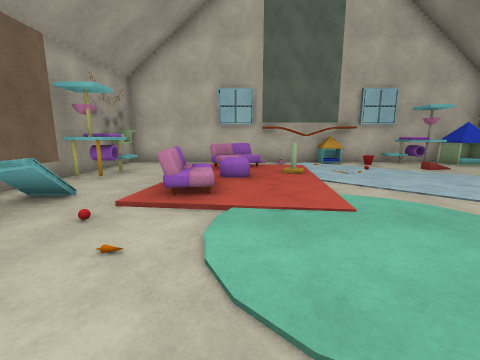
view 1 (above)

12 first-person views from a walk through a scene from a Unity 3-D project. The camera is 1.2 m above the floor, tilts 10° down and sees 90° across. The floor is counted in squares, 1.11 m on a side. Each view is taken from the middle of a square. On the plan, view 1 faces up. The plan holds only what a view shows up to about 11 squares ahead; the rest is blank. The player character is not drawn.

view 2
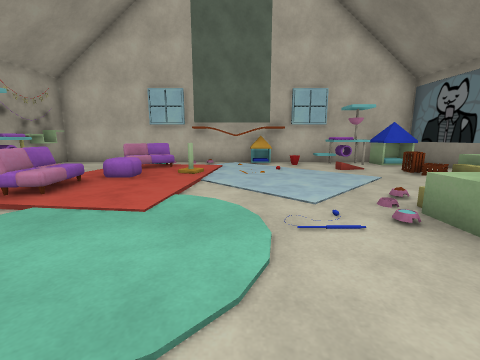

view 3
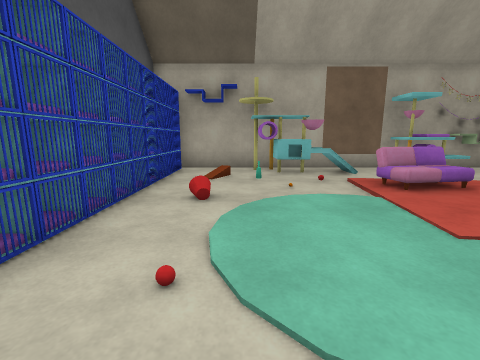

view 4
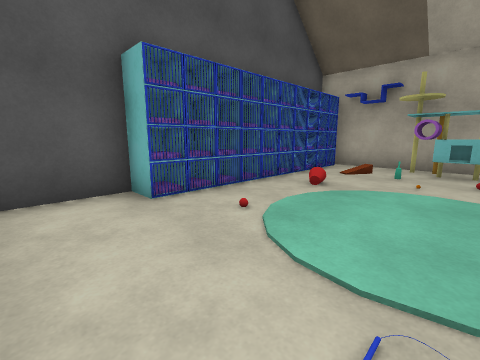

view 5
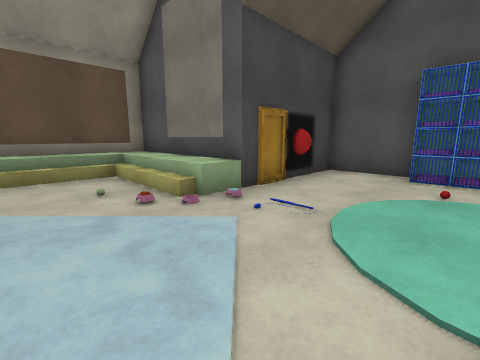

view 6
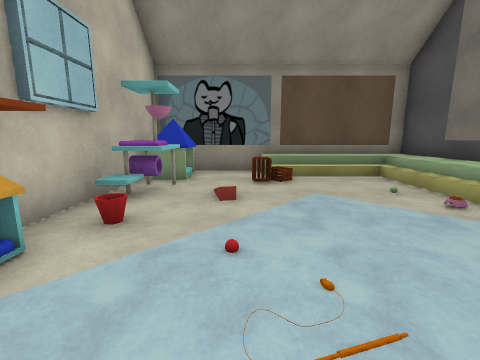

view 7
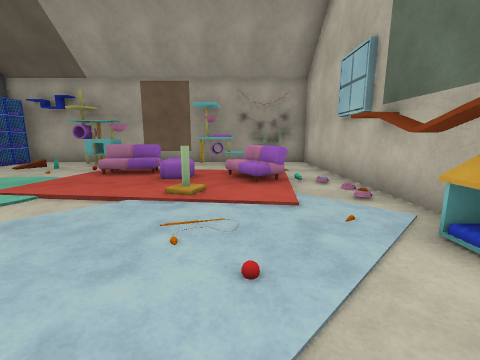

view 8
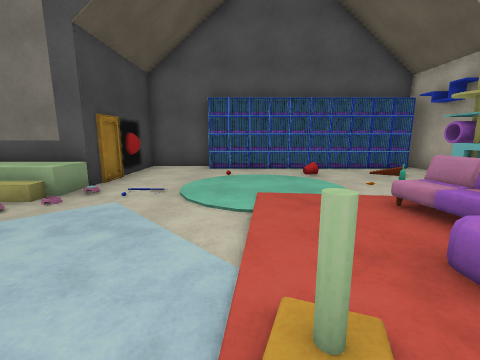

view 9
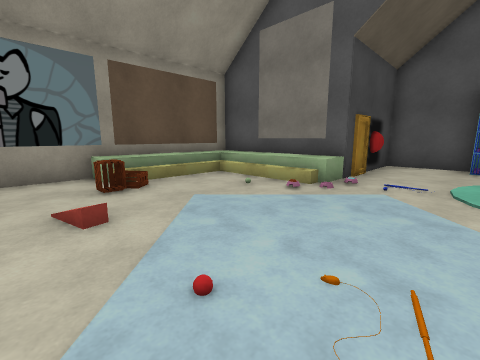

view 10
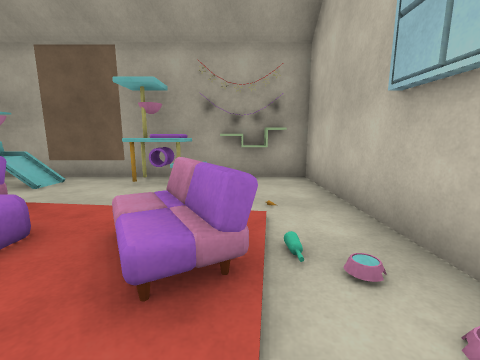

view 11
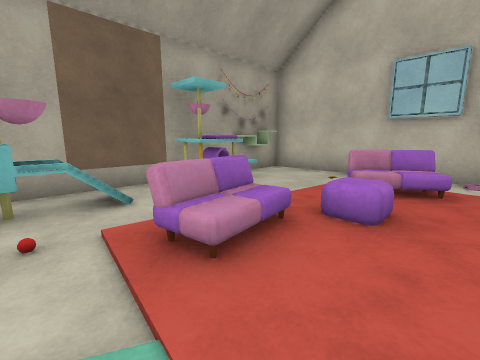

view 12
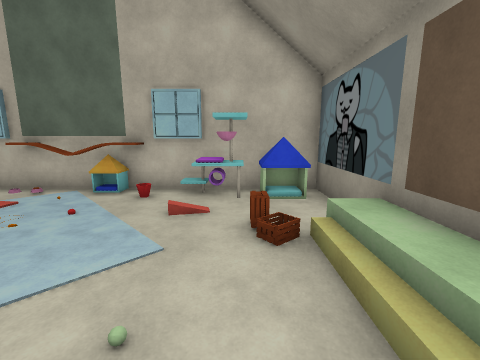

### Floor plan
Key: @ floor where view 1 was taken; # wall or solid block; . main floor; : floor 0.75 m higher than the main floor; / step, stairs or slope; O other object.
Columns run from 5 left of view 1 to 11 right of it. Each row starts with its distance up from view 1.
 11 #########O#######
 10 #......OOO..OOOO#
  9 #...OO..........#
  8 #O..OO..........#
  7 #O.../.O.....O//#
  6 #...//......../:#
  5 #O..O........./:#
  4 ##..O........./:#
  3 #OO......./:::::#
  2 #O.........######
  1 #..........#
  0 #....@.....#
 -1 #OOOOOOOO..#
 -2 #OOOOOOOO###

Positions as (right, up) in squares from view 1, and headings:
1: (0, 0), facing up
2: (3, 0), facing up
3: (4, 1), facing left
4: (5, 3), facing down-left
5: (2, 6), facing down-right
6: (2, 8), facing right
7: (6, 8), facing left
8: (2, 8), facing down
9: (3, 9), facing down-right
10: (2, 9), facing left
11: (1, 3), facing up-left
12: (8, 3), facing up
